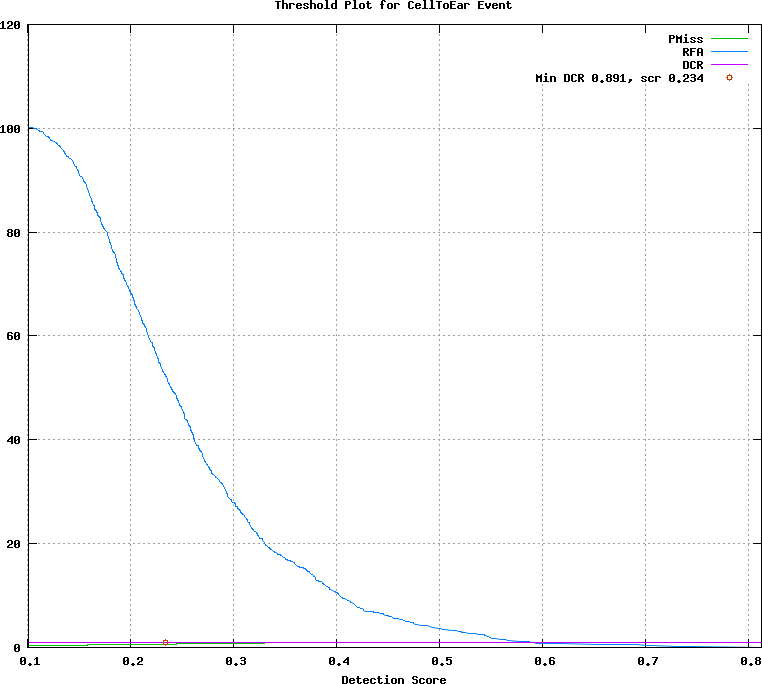

Here is the gnuplot script that generated this plot:
## GNUPLOT command file
set terminal postscript color
set style data lines
set title 'Threshold Plot for CellToEar Event'
set xlabel 'Detection Score'
set grid
set size ratio 0.85
plot [0.101000:0.813000]  \
  'test.det.CellToEar_Event.dat.1' using 1:4 title 'PMiss' with lines lt 2, \
  'test.det.CellToEar_Event.dat.1' using 1:5 title 'RFA' with lines lt 3, \
  'test.det.CellToEar_Event.dat.1' using 1:6 title 'DCR' with lines lt 4, \
  'test.det.CellToEar_Event.dat.2' using 1:2 title 'Min DCR 0.891, scr 0.234' with points lt 6
